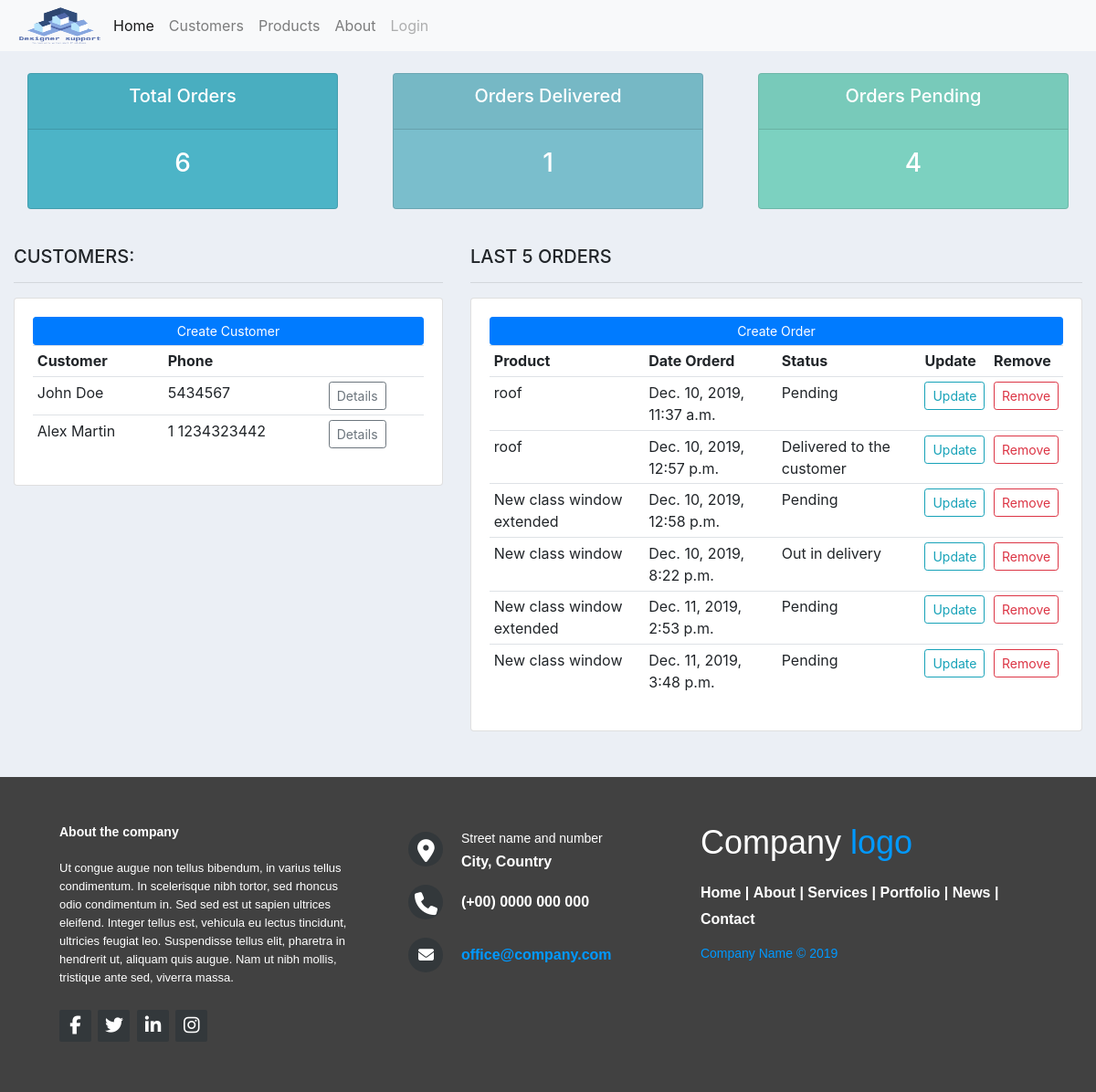
The app's page /, older data.
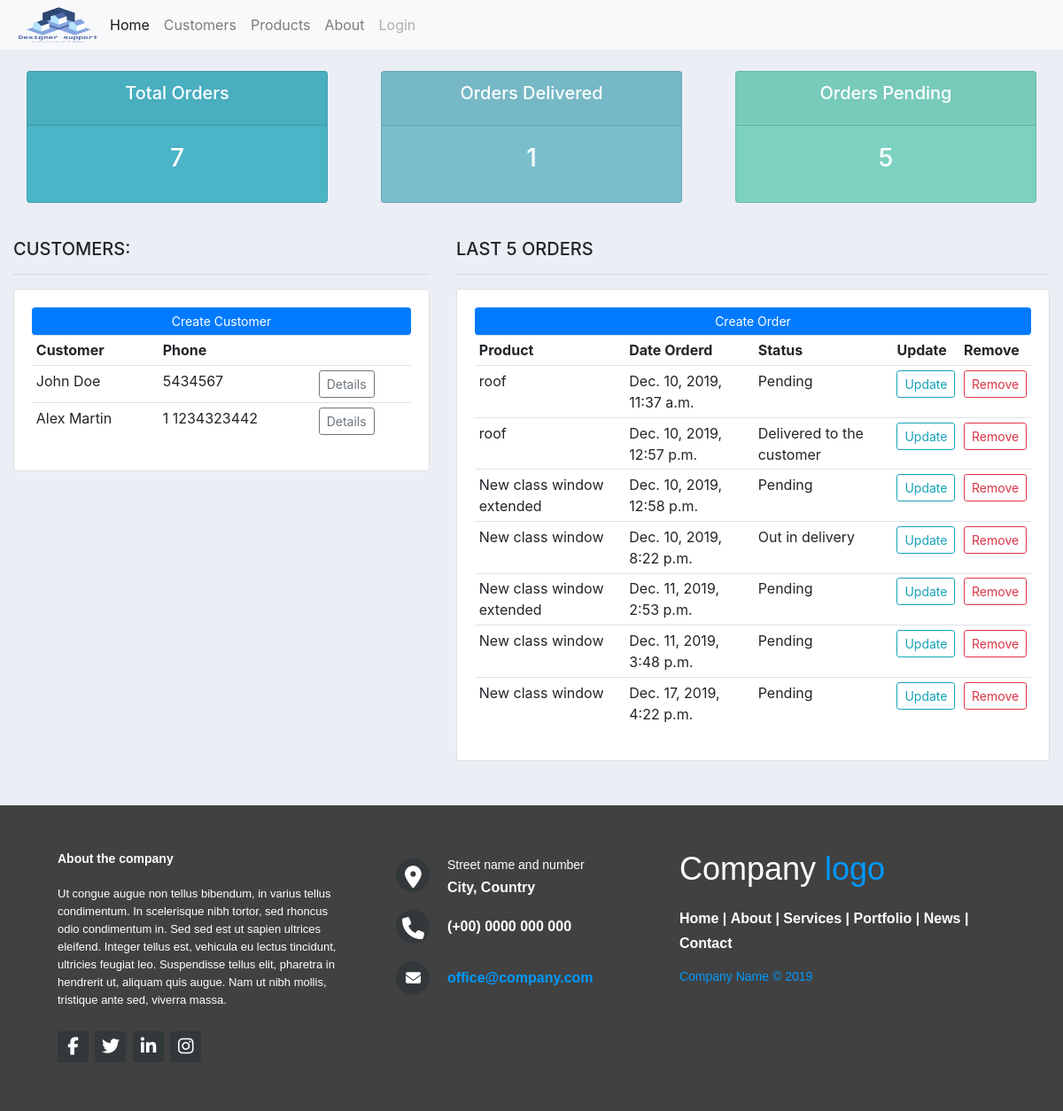
The same page, newer data.
### accounts/models.py (models this page shows, shortened)
class Customer(models.Model):
    name = models.CharField(max_length=200)
    phone = models.CharField(max_length=200, null=True)
    email = models.CharField(max_length=200,unique=True)
    date_created = models.DateTimeField(auto_now_add=True)

class Order(models.Model):
    customer = models.ForeignKey(Customer,null=True, on_delete=models.SET_NULL)
    product = models.ForeignKey(Product,null=True, on_delete=models.SET_NULL)
    STATUS = (
        ('PENDING', 'Pending'),
        ('UNDER_DELIVERY','Out in delivery'),
        ('DELIVERED', 'Delivered to the customer')
    )
    number = models.CharField(max_length=200)
    date_created = models.DateTimeField(auto_now_add=True)
    status = models.CharField(max_length=20, null=True, choices=STATUS)

class Product(models.Model):
    CATEGORY = (
        ('CAT1', 'Windows'),
        ('CAT2', 'Doors'),
        ('CAT3', 'Walls'),
    )
    name = models.CharField(max_length=200)
    price = models.FloatField()
    category = models.CharField(max_length=20, null=True, choices=CATEGORY)
    description = models.TextField(max_length=4000, null=True)
    date_created = models.DateTimeField(auto_now_add=True)
    tags = models.ManyToManyField(Tag)

### accounts/views.py (the view)
# urls.py: 2. Add a URL to urlpatterns:  path('', views.home, name='home')
def home(request):
    customers = Customer.objects.all()
    orders = Order.objects.all()
    total_customers = len(customers)
    total_orders = len(orders)
    delivered = len(orders.filter(status='DELIVERED'))
    pending = len(orders.filter(status='PENDING'))
    context = {'orders':orders, 'customers':customers,
                't_c':total_customers, 't_o':total_orders, 't_od':delivered, 't_op':pending}
    return render(request,'accounts/dashboard.html', context)

### accounts/templates/accounts/dashboard.html
{% extends "accounts/index.html" %}
{% block content %}
{%  include 'accounts/status.html' %}
<br>
<div class="row">
	<div class="col-md-5">
		<h5>CUSTOMERS:</h5>
		<hr>
		<div class="card card-body">
			<a class="btn btn-primary  btn-sm btn-block" href="">Create Customer</a>
			<table class="table table-sm">
				<tr>
					<th>Customer</th>
					<th>Phone</th>
                    <th></th>
				</tr>
                {% for c in customers %}
                    <tr>
                        <td>{{c.name}}</td>
                        <td>{{c.phone}}</td>
                        <td><a href="{% url 'customer' c.id %}" class="btn btn-sm btn-outline-secondary">Details</a></td>
				    </tr>
                {% endfor %}
			</table>
		</div>
	</div>
	<div class="col-md-7">
		<h5>LAST 5 ORDERS</h5>
		<hr>
		<div class="card card-body">
			<a class="btn btn-primary  btn-sm btn-block" href="{% url 'new_order' %}">Create Order</a>
			<table class="table table-sm">
				<tr>
					<th>Product</th>
					<th>Date Orderd</th>
					<th>Status</th>
					<th>Update</th>
					<th>Remove</th>
				</tr>
                {% for o in orders %}
                <tr>
					<td>{{o.product.name}}</td>
					<td>{{o.date_created}}</td>
					<td>{{o.get_status_display}}</td>
					<td><a href="{% url 'upd_order' o.id %}" class="btn btn-sm btn-outline-info">Update</a></td>
					<td><a href="{% url 'del_order' o.id %}" class="btn btn-sm btn-outline-danger">Remove</a></td>
				</tr>
                {% endfor %}
			</table>
		</div>
	</div>
</div>
{% endblock content %}

Row changes from the older to the newer data that the page shows:
added Order: product.name "New class window", date_created "Dec. 17, 2019, 4:22 p.m.", status "Pending"
Text that changed along with them:
{{ t_o }}: "6" → "7"
{{ t_op }}: "4" → "5"
